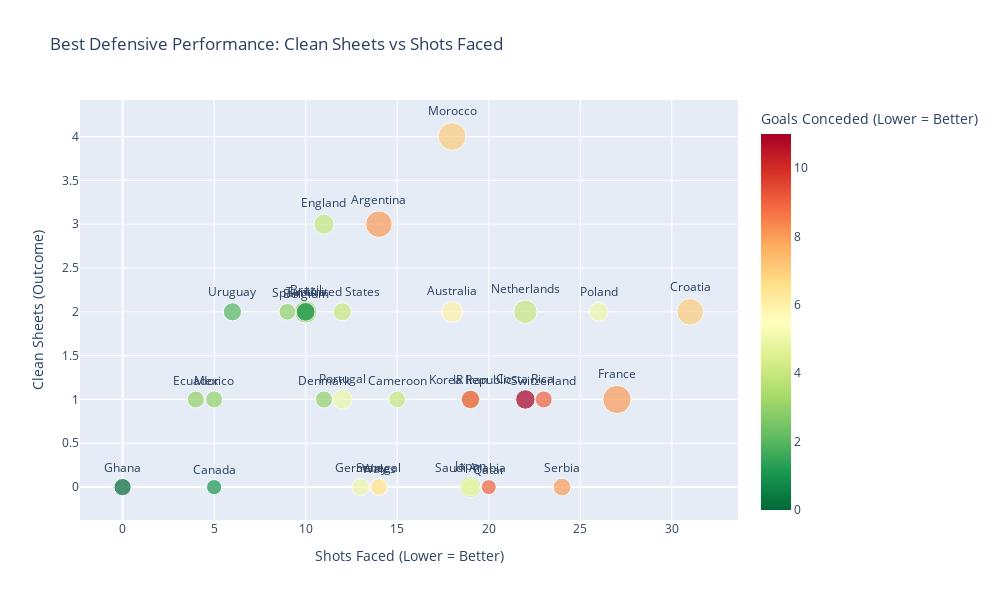

Notebook code for this chart:
### Markdown cell above
### Defensive_Performance

This section shifts the focus from defensive volume to defensive effectiveness, examining how well teams convert defensive control into tangible outcomes at the team level.  
Rather than assuming that higher defensive activity alone leads to stronger results, the analysis evaluates defensive outcomes in relation to shots faced, highlighting teams that limited opposition opportunities and maintained defensive stability.

By comparing shots faced (defensive control) with clean sheets (defensive outcome), and incorporating goals conceded and defensive actions for additional context, the visualization provides a clearer picture of defensive organization, workload, and overall defensive performance.  
This approach allows for the identification of teams that defended efficiently through structure and positioning, rather than relying solely on reactive defensive effort.

### Code cell
# Defensive Efficency: Clean Sheets vs Shots Faced
# Shows defensive performance using control, outcome, and goals conceded

fig = px.scatter(
    data_frame=team_summary,
    x='team_total_shots_faced',     # Defensive control (lower = better)
    y='team_clean_sheets',          # Defensive outcome
    color='team_goals_against',     # Lower = better defense
    size='team_defensive_actions',  # Emphasize defensive effort
    hover_name='team',
    text='team',
    color_continuous_scale='RdYlGn_r',  # Green = better
    title='Best Defensive Performance: Clean Sheets vs Shots Faced'
)

# Improve text readability
fig.update_traces(textposition='top center')

# Layout and labels
fig.update_layout(
    xaxis_title='Shots Faced (Lower = Better)',
    yaxis_title='Clean Sheets (Outcome)',
    width=1000,
    height=600,
    coloraxis_colorbar=dict(
        title='Goals Conceded (Lower = Better)'
    )
)

fig.show()

### Figure 1 — Plotly figure (JSON) as saved in the notebook; plotly's stock layout.template omitted (floating-point values rounded to 4 significant figures)
{"data": [{"hovertemplate": "<b>%{hovertext}</b><br><br>team_total_shots_faced=%{x}<br>team_clean_sheets=%{y}<br>team_defensive_actions=%{marker.size}<br>team=%{text}<br>team_goals_against=%{marker.color}<extra></extra>", "hovertext": ["Argentina", "Australia", "Belgium", "Brazil", "Cameroon", "Canada", "Costa Rica", "Croatia", "Denmark", "Ecuador", "England", "France", "Germany", "Ghana", "IR Iran", "Japan", "Korea Republic", "Mexico", "Morocco", "Netherlands", "Poland", "Portugal", "Qatar", "Saudi Arabia", "Senegal", "Serbia", "Spain", "Switzerland", "Tunisia", "United States", "Uruguay", "Wales"], "legendgroup": "", "marker": {"color": [8, 6, 2, 3, 4, 1, 11, 7, 3, 3, 4, 8, 5, 0, 11, 4, 8, 3, 7, 4, 5, 5, 9, 5, 7, 8, 3, 9, 1, 4, 2, 6], "coloraxis": "coloraxis", "size": [259, 162, 98, 188, 104, 85, 140, 262, 108, 107, 151, 294, 112, 110, 132, 166, 121, 106, 283, 201, 133, 144, 83, 118, 108, 116, 103, 107, 130, 121, 122, 102], "sizemode": "area", "sizeref": 0.735, "symbol": "circle"}, "mode": "markers+text", "name": "", "orientation": "v", "showlegend": false, "text": ["Argentina", "Australia", "Belgium", "Brazil", "Cameroon", "Canada", "Costa Rica", "Croatia", "Denmark", "Ecuador", "England", "France", "Germany", "Ghana", "IR Iran", "Japan", "Korea Republic", "Mexico", "Morocco", "Netherlands", "Poland", "Portugal", "Qatar", "Saudi Arabia", "Senegal", "Serbia", "Spain", "Switzerland", "Tunisia", "United States", "Uruguay", "Wales"], "textposition": "top center", "type": "scatter", "x": [14, 18, 10, 10, 15, 5, 22, 31, 11, 4, 11, 27, 13, 0, 19, 19, 19, 5, 18, 22, 26, 12, 20, 19, 14, 24, 9, 23, 10, 12, 6, 14], "xaxis": "x", "y": [3, 2, 2, 2, 1, 0, 1, 2, 1, 1, 3, 1, 0, 0, 1, 0, 1, 1, 4, 2, 2, 1, 0, 0, 0, 0, 2, 1, 2, 2, 2, 0], "yaxis": "y"}], "layout": {"coloraxis": {"colorbar": {"title": {"text": "Goals Conceded (Lower = Better)"}}, "colorscale": [[0, "rgb(0,104,55)"], [0.1, "rgb(26,152,80)"], [0.2, "rgb(102,189,99)"], [0.3, "rgb(166,217,106)"], [0.4, "rgb(217,239,139)"], [0.5, "rgb(255,255,191)"], [0.6, "rgb(254,224,139)"], [0.7, "rgb(253,174,97)"], [0.8, "rgb(244,109,67)"], [0.9, "rgb(215,48,39)"], [1, "rgb(165,0,38)"]]}, "height": 600, "legend": {"itemsizing": "constant", "tracegroupgap": 0}, "title": {"text": "Best Defensive Performance: Clean Sheets vs Shots Faced"}, "width": 1000, "xaxis": {"anchor": "y", "domain": [0, 1], "title": {"text": "Shots Faced (Lower = Better)"}}, "yaxis": {"anchor": "x", "domain": [0, 1], "title": {"text": "Clean Sheets (Outcome)"}}}}
